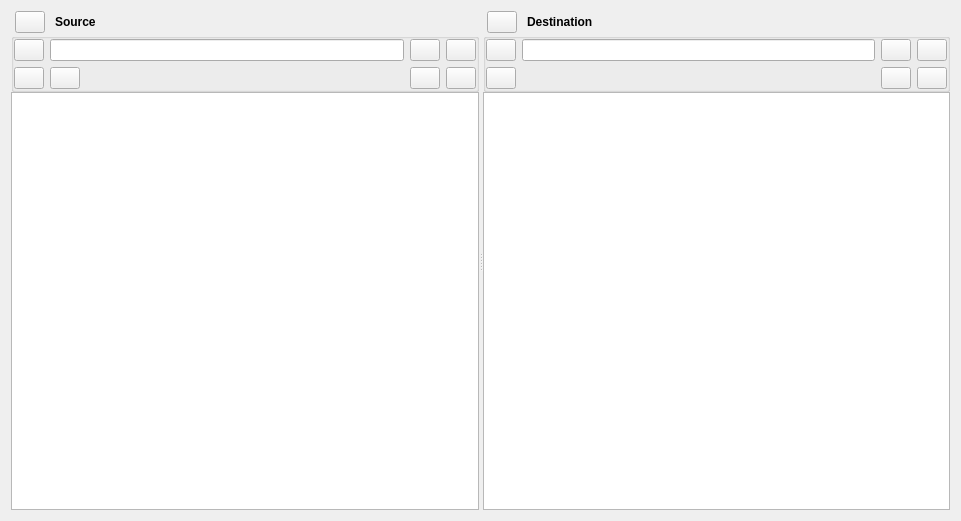
<?xml version="1.0" encoding="UTF-8"?>
<ui version="4.0">
 <class>w_sourceBrowser</class>
 <widget class="QWidget" name="w_sourceBrowser">
  <property name="geometry">
   <rect>
    <x>0</x>
    <y>0</y>
    <width>961</width>
    <height>521</height>
   </rect>
  </property>
  <property name="sizePolicy">
   <sizepolicy hsizetype="Expanding" vsizetype="Preferred">
    <horstretch>0</horstretch>
    <verstretch>0</verstretch>
   </sizepolicy>
  </property>
  <property name="windowTitle">
   <string>Media Browser</string>
  </property>
  <layout class="QHBoxLayout" name="horizontalLayout">
   <item>
    <widget class="QSplitter" name="splitter">
     <property name="orientation">
      <enum>Qt::Horizontal</enum>
     </property>
     <widget class="QWidget" name="w_source" native="true">
      <property name="sizePolicy">
       <sizepolicy hsizetype="Expanding" vsizetype="Preferred">
        <horstretch>8</horstretch>
        <verstretch>0</verstretch>
       </sizepolicy>
      </property>
      <layout class="QVBoxLayout" name="verticalLayout_8">
       <property name="spacing">
        <number>0</number>
       </property>
       <property name="leftMargin">
        <number>0</number>
       </property>
       <property name="topMargin">
        <number>0</number>
       </property>
       <property name="rightMargin">
        <number>0</number>
       </property>
       <property name="bottomMargin">
        <number>0</number>
       </property>
       <item>
        <layout class="QHBoxLayout" name="lo_source_title">
         <property name="leftMargin">
          <number>4</number>
         </property>
         <item>
          <widget class="QPushButton" name="b_tips_source">
           <property name="sizePolicy">
            <sizepolicy hsizetype="Fixed" vsizetype="Fixed">
             <horstretch>0</horstretch>
             <verstretch>0</verstretch>
            </sizepolicy>
           </property>
           <property name="minimumSize">
            <size>
             <width>30</width>
             <height>0</height>
            </size>
           </property>
           <property name="maximumSize">
            <size>
             <width>30</width>
             <height>16777215</height>
            </size>
           </property>
           <property name="text">
            <string/>
           </property>
          </widget>
         </item>
         <item>
          <spacer name="horizontalSpacer">
           <property name="orientation">
            <enum>Qt::Horizontal</enum>
           </property>
           <property name="sizeType">
            <enum>QSizePolicy::Fixed</enum>
           </property>
           <property name="sizeHint" stdset="0">
            <size>
             <width>10</width>
             <height>20</height>
            </size>
           </property>
          </spacer>
         </item>
         <item>
          <widget class="QLabel" name="l_source_title">
           <property name="font">
            <font>
             <bold>true</bold>
            </font>
           </property>
           <property name="text">
            <string>Source</string>
           </property>
          </widget>
         </item>
        </layout>
       </item>
       <item>
        <widget class="QGroupBox" name="gb_sourceHeader">
         <layout class="QVBoxLayout" name="lo_sourceHeader">
          <property name="leftMargin">
           <number>0</number>
          </property>
          <property name="topMargin">
           <number>0</number>
          </property>
          <property name="rightMargin">
           <number>0</number>
          </property>
          <property name="bottomMargin">
           <number>0</number>
          </property>
          <item>
           <layout class="QHBoxLayout" name="lo_source_path">
            <item>
             <widget class="QPushButton" name="b_sourcePathUp">
              <property name="sizePolicy">
               <sizepolicy hsizetype="Fixed" vsizetype="Fixed">
                <horstretch>0</horstretch>
                <verstretch>0</verstretch>
               </sizepolicy>
              </property>
              <property name="minimumSize">
               <size>
                <width>30</width>
                <height>0</height>
               </size>
              </property>
              <property name="maximumSize">
               <size>
                <width>30</width>
                <height>16777215</height>
               </size>
              </property>
              <property name="text">
               <string/>
              </property>
              <property name="checkable">
               <bool>false</bool>
              </property>
             </widget>
            </item>
            <item>
             <widget class="QLineEdit" name="le_sourcePath"/>
            </item>
            <item>
             <widget class="QPushButton" name="b_browseSource">
              <property name="sizePolicy">
               <sizepolicy hsizetype="Fixed" vsizetype="Fixed">
                <horstretch>0</horstretch>
                <verstretch>0</verstretch>
               </sizepolicy>
              </property>
              <property name="minimumSize">
               <size>
                <width>30</width>
                <height>0</height>
               </size>
              </property>
              <property name="maximumSize">
               <size>
                <width>30</width>
                <height>16777215</height>
               </size>
              </property>
              <property name="text">
               <string/>
              </property>
             </widget>
            </item>
            <item>
             <widget class="QPushButton" name="b_refreshSource">
              <property name="sizePolicy">
               <sizepolicy hsizetype="Fixed" vsizetype="Fixed">
                <horstretch>0</horstretch>
                <verstretch>0</verstretch>
               </sizepolicy>
              </property>
              <property name="minimumSize">
               <size>
                <width>30</width>
                <height>0</height>
               </size>
              </property>
              <property name="maximumSize">
               <size>
                <width>30</width>
                <height>16777215</height>
               </size>
              </property>
              <property name="text">
               <string/>
              </property>
             </widget>
            </item>
           </layout>
          </item>
          <item>
           <layout class="QHBoxLayout" name="lo_source_sorting">
            <item>
             <widget class="QPushButton" name="b_source_sorting_sort">
              <property name="sizePolicy">
               <sizepolicy hsizetype="Fixed" vsizetype="Fixed">
                <horstretch>0</horstretch>
                <verstretch>0</verstretch>
               </sizepolicy>
              </property>
              <property name="minimumSize">
               <size>
                <width>30</width>
                <height>0</height>
               </size>
              </property>
              <property name="maximumSize">
               <size>
                <width>30</width>
                <height>16777215</height>
               </size>
              </property>
              <property name="text">
               <string/>
              </property>
              <property name="checkable">
               <bool>false</bool>
              </property>
             </widget>
            </item>
            <item>
             <widget class="QPushButton" name="b_source_sorting_duration">
              <property name="sizePolicy">
               <sizepolicy hsizetype="Fixed" vsizetype="Fixed">
                <horstretch>0</horstretch>
                <verstretch>0</verstretch>
               </sizepolicy>
              </property>
              <property name="minimumSize">
               <size>
                <width>30</width>
                <height>0</height>
               </size>
              </property>
              <property name="maximumSize">
               <size>
                <width>30</width>
                <height>16777215</height>
               </size>
              </property>
              <property name="text">
               <string/>
              </property>
              <property name="checkable">
               <bool>true</bool>
              </property>
             </widget>
            </item>
            <item>
             <spacer name="horizontalSpacer_2">
              <property name="orientation">
               <enum>Qt::Horizontal</enum>
              </property>
              <property name="sizeHint" stdset="0">
               <size>
                <width>40</width>
                <height>20</height>
               </size>
              </property>
             </spacer>
            </item>
            <item>
             <widget class="QPushButton" name="b_source_sorting_filtersEnable">
              <property name="sizePolicy">
               <sizepolicy hsizetype="Fixed" vsizetype="Fixed">
                <horstretch>0</horstretch>
                <verstretch>0</verstretch>
               </sizepolicy>
              </property>
              <property name="minimumSize">
               <size>
                <width>30</width>
                <height>0</height>
               </size>
              </property>
              <property name="maximumSize">
               <size>
                <width>30</width>
                <height>16777215</height>
               </size>
              </property>
              <property name="text">
               <string/>
              </property>
              <property name="checkable">
               <bool>true</bool>
              </property>
             </widget>
            </item>
            <item>
             <widget class="QPushButton" name="b_source_sorting_combineSeqs">
              <property name="sizePolicy">
               <sizepolicy hsizetype="Fixed" vsizetype="Fixed">
                <horstretch>0</horstretch>
                <verstretch>0</verstretch>
               </sizepolicy>
              </property>
              <property name="minimumSize">
               <size>
                <width>30</width>
                <height>0</height>
               </size>
              </property>
              <property name="maximumSize">
               <size>
                <width>30</width>
                <height>16777215</height>
               </size>
              </property>
              <property name="text">
               <string/>
              </property>
              <property name="checkable">
               <bool>true</bool>
              </property>
             </widget>
            </item>
           </layout>
          </item>
         </layout>
        </widget>
       </item>
       <item>
        <widget class="QListWidget" name="lw_source">
         <property name="contextMenuPolicy">
          <enum>Qt::NoContextMenu</enum>
         </property>
         <property name="selectionMode">
          <enum>QAbstractItemView::NoSelection</enum>
         </property>
        </widget>
       </item>
      </layout>
     </widget>
     <widget class="QWidget" name="w_destination" native="true">
      <property name="sizePolicy">
       <sizepolicy hsizetype="Expanding" vsizetype="Preferred">
        <horstretch>8</horstretch>
        <verstretch>0</verstretch>
       </sizepolicy>
      </property>
      <layout class="QVBoxLayout" name="verticalLayout_11">
       <property name="spacing">
        <number>0</number>
       </property>
       <property name="leftMargin">
        <number>0</number>
       </property>
       <property name="topMargin">
        <number>0</number>
       </property>
       <property name="rightMargin">
        <number>0</number>
       </property>
       <property name="bottomMargin">
        <number>0</number>
       </property>
       <item>
        <layout class="QHBoxLayout" name="lo_dest_title">
         <property name="leftMargin">
          <number>4</number>
         </property>
         <item>
          <widget class="QPushButton" name="b_tips_dest">
           <property name="sizePolicy">
            <sizepolicy hsizetype="Fixed" vsizetype="Fixed">
             <horstretch>0</horstretch>
             <verstretch>0</verstretch>
            </sizepolicy>
           </property>
           <property name="minimumSize">
            <size>
             <width>30</width>
             <height>0</height>
            </size>
           </property>
           <property name="maximumSize">
            <size>
             <width>30</width>
             <height>16777215</height>
            </size>
           </property>
           <property name="text">
            <string/>
           </property>
          </widget>
         </item>
         <item>
          <spacer name="horizontalSpacer_3">
           <property name="orientation">
            <enum>Qt::Horizontal</enum>
           </property>
           <property name="sizeType">
            <enum>QSizePolicy::Fixed</enum>
           </property>
           <property name="sizeHint" stdset="0">
            <size>
             <width>10</width>
             <height>20</height>
            </size>
           </property>
          </spacer>
         </item>
         <item>
          <widget class="QLabel" name="l_dest_title">
           <property name="sizePolicy">
            <sizepolicy hsizetype="Expanding" vsizetype="Preferred">
             <horstretch>0</horstretch>
             <verstretch>0</verstretch>
            </sizepolicy>
           </property>
           <property name="font">
            <font>
             <bold>true</bold>
            </font>
           </property>
           <property name="text">
            <string>Destination</string>
           </property>
          </widget>
         </item>
        </layout>
       </item>
       <item>
        <widget class="QGroupBox" name="gb_destHeader">
         <layout class="QVBoxLayout" name="lo_destHeader">
          <property name="leftMargin">
           <number>0</number>
          </property>
          <property name="topMargin">
           <number>0</number>
          </property>
          <property name="rightMargin">
           <number>0</number>
          </property>
          <property name="bottomMargin">
           <number>0</number>
          </property>
          <item>
           <layout class="QHBoxLayout" name="lo_dest_path">
            <item>
             <widget class="QPushButton" name="b_destPathUp">
              <property name="sizePolicy">
               <sizepolicy hsizetype="Fixed" vsizetype="Fixed">
                <horstretch>0</horstretch>
                <verstretch>0</verstretch>
               </sizepolicy>
              </property>
              <property name="minimumSize">
               <size>
                <width>30</width>
                <height>0</height>
               </size>
              </property>
              <property name="maximumSize">
               <size>
                <width>30</width>
                <height>16777215</height>
               </size>
              </property>
              <property name="text">
               <string/>
              </property>
             </widget>
            </item>
            <item>
             <widget class="QLineEdit" name="le_destPath"/>
            </item>
            <item>
             <widget class="QPushButton" name="b_browseDest">
              <property name="sizePolicy">
               <sizepolicy hsizetype="Fixed" vsizetype="Fixed">
                <horstretch>0</horstretch>
                <verstretch>0</verstretch>
               </sizepolicy>
              </property>
              <property name="minimumSize">
               <size>
                <width>30</width>
                <height>0</height>
               </size>
              </property>
              <property name="maximumSize">
               <size>
                <width>30</width>
                <height>16777215</height>
               </size>
              </property>
              <property name="text">
               <string/>
              </property>
             </widget>
            </item>
            <item>
             <widget class="QPushButton" name="b_refreshDest">
              <property name="sizePolicy">
               <sizepolicy hsizetype="Fixed" vsizetype="Fixed">
                <horstretch>0</horstretch>
                <verstretch>0</verstretch>
               </sizepolicy>
              </property>
              <property name="minimumSize">
               <size>
                <width>30</width>
                <height>0</height>
               </size>
              </property>
              <property name="maximumSize">
               <size>
                <width>30</width>
                <height>16777215</height>
               </size>
              </property>
              <property name="text">
               <string/>
              </property>
             </widget>
            </item>
           </layout>
          </item>
          <item>
           <layout class="QHBoxLayout" name="lo_dest_sorting">
            <item>
             <widget class="QPushButton" name="b_dest_sorting_sort">
              <property name="sizePolicy">
               <sizepolicy hsizetype="Fixed" vsizetype="Fixed">
                <horstretch>0</horstretch>
                <verstretch>0</verstretch>
               </sizepolicy>
              </property>
              <property name="minimumSize">
               <size>
                <width>30</width>
                <height>0</height>
               </size>
              </property>
              <property name="maximumSize">
               <size>
                <width>30</width>
                <height>16777215</height>
               </size>
              </property>
              <property name="text">
               <string/>
              </property>
              <property name="checkable">
               <bool>false</bool>
              </property>
             </widget>
            </item>
            <item>
             <spacer name="horizontalSpacer_4">
              <property name="orientation">
               <enum>Qt::Horizontal</enum>
              </property>
              <property name="sizeHint" stdset="0">
               <size>
                <width>40</width>
                <height>20</height>
               </size>
              </property>
             </spacer>
            </item>
            <item>
             <widget class="QPushButton" name="b_dest_sorting_filtersEnable">
              <property name="sizePolicy">
               <sizepolicy hsizetype="Fixed" vsizetype="Fixed">
                <horstretch>0</horstretch>
                <verstretch>0</verstretch>
               </sizepolicy>
              </property>
              <property name="minimumSize">
               <size>
                <width>30</width>
                <height>0</height>
               </size>
              </property>
              <property name="maximumSize">
               <size>
                <width>30</width>
                <height>16777215</height>
               </size>
              </property>
              <property name="text">
               <string/>
              </property>
              <property name="checkable">
               <bool>true</bool>
              </property>
             </widget>
            </item>
            <item>
             <widget class="QPushButton" name="b_dest_sorting_combineSeqs">
              <property name="sizePolicy">
               <sizepolicy hsizetype="Fixed" vsizetype="Fixed">
                <horstretch>0</horstretch>
                <verstretch>0</verstretch>
               </sizepolicy>
              </property>
              <property name="minimumSize">
               <size>
                <width>30</width>
                <height>0</height>
               </size>
              </property>
              <property name="maximumSize">
               <size>
                <width>30</width>
                <height>16777215</height>
               </size>
              </property>
              <property name="text">
               <string/>
              </property>
              <property name="checkable">
               <bool>true</bool>
              </property>
             </widget>
            </item>
           </layout>
          </item>
         </layout>
        </widget>
       </item>
       <item>
        <widget class="QListWidget" name="lw_destination">
         <property name="maximumSize">
          <size>
           <width>16777215</width>
           <height>16777215</height>
          </size>
         </property>
         <property name="contextMenuPolicy">
          <enum>Qt::NoContextMenu</enum>
         </property>
         <property name="selectionMode">
          <enum>QAbstractItemView::NoSelection</enum>
         </property>
        </widget>
       </item>
      </layout>
     </widget>
    </widget>
   </item>
  </layout>
 </widget>
 <resources/>
 <connections/>
</ui>
